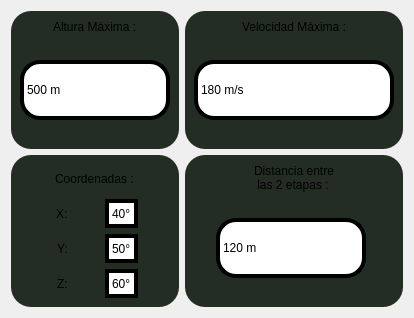
               <widget class="QWidget" name="pagina4">
                <layout class="QGridLayout" name="gridLayout_7">
                 <item row="1" column="0">
                  <widget class="QFrame" name="frame_16">
                   <property name="styleSheet">
                    <string notr="true">background-color: rgb(35, 45, 36);
border-radius: 20px;
font: 87 16pt &quot;Arial Black&quot;;
</string>
                   </property>
                   <property name="frameShape">
                    <enum>QFrame::StyledPanel</enum>
                   </property>
                   <property name="frameShadow">
                    <enum>QFrame::Raised</enum>
                   </property>
                   <layout class="QGridLayout" name="gridLayout_16">
                    <item row="1" column="0" alignment="Qt::AlignRight">
                     <widget class="QLabel" name="label_34">
                      <property name="text">
                       <string>X:</string>
                      </property>
                     </widget>
                    </item>
                    <item row="3" column="0" alignment="Qt::AlignRight">
                     <widget class="QLabel" name="label_36">
                      <property name="text">
                       <string>Z:</string>
                      </property>
                     </widget>
                    </item>
                    <item row="2" column="0" alignment="Qt::AlignRight">
                     <widget class="QLabel" name="label_35">
                      <property name="text">
                       <string>Y:</string>
                      </property>
                     </widget>
                    </item>
                    <item row="0" column="0" colspan="3" alignment="Qt::AlignHCenter">
                     <widget class="QLabel" name="label_33">
                      <property name="styleSheet">
                       <string notr="true">font: 87 20pt &quot;Arial Black&quot;;</string>
                      </property>
                      <property name="text">
                       <string>Coordenadas :</string>
                      </property>
                     </widget>
                    </item>
                    <item row="1" column="1" colspan="2" alignment="Qt::AlignHCenter">
                     <widget class="QLabel" name="x_coord_label">
                      <property name="styleSheet">
                       <string notr="true">background-color: rgb(255, 255, 255);
border: 4px solid;
border-color: rgb(0, 0, 0);</string>
                      </property>
                      <property name="text">
                       <string>40°</string>
                      </property>
                     </widget>
                    </item>
                    <item row="2" column="1" colspan="2" alignment="Qt::AlignHCenter">
                     <widget class="QLabel" name="y_coord_label">
                      <property name="styleSheet">
                       <string notr="true">background-color: rgb(255, 255, 255);
border: 4px solid;
border-color: rgb(0, 0, 0);</string>
                      </property>
                      <property name="text">
                       <string>50°</string>
                      </property>
                     </widget>
                    </item>
                    <item row="3" column="1" colspan="2" alignment="Qt::AlignHCenter">
                     <widget class="QLabel" name="z_coord_label">
                      <property name="styleSheet">
                       <string notr="true">background-color: rgb(255, 255, 255);
border: 4px solid;
border-color: rgb(0, 0, 0);</string>
                      </property>
                      <property name="text">
                       <string>60°</string>
                      </property>
                     </widget>
                    </item>
                   </layout>
                  </widget>
                 </item>
                 <item row="0" column="1">
                  <widget class="QFrame" name="frame_15">
                   <property name="styleSheet">
                    <string notr="true">background-color: rgb(35, 45, 36);
border-radius: 20px;
font: 87 16pt &quot;Arial Black&quot;;

</string>
                   </property>
                   <property name="frameShape">
                    <enum>QFrame::StyledPanel</enum>
                   </property>
                   <property name="frameShadow">
                    <enum>QFrame::Raised</enum>
                   </property>
                   <layout class="QGridLayout" name="gridLayout_15">
                    <item row="0" column="0" colspan="2" alignment="Qt::AlignHCenter">
                     <widget class="QLabel" name="label_27">
                      <property name="styleSheet">
                       <string notr="true">font: 87 20pt &quot;Arial Black&quot;;</string>
                      </property>
                      <property name="text">
                       <string>Velocidad Máxima :</string>
                      </property>
                     </widget>
                    </item>
                    <item row="1" column="0">
                     <spacer name="horizontalSpacer_7">
                      <property name="orientation">
                       <enum>Qt::Horizontal</enum>
                      </property>
                      <property name="sizeHint" stdset="0">
                       <size>
                        <width>40</width>
                        <height>20</height>
                       </size>
                      </property>
                     </spacer>
                    </item>
                    <item row="2" column="0" colspan="2" alignment="Qt::AlignHCenter">
                     <widget class="QLabel" name="vel_max_label">
                      <property name="minimumSize">
                       <size>
                        <width>200</width>
                        <height>60</height>
                       </size>
                      </property>
                      <property name="maximumSize">
                       <size>
                        <width>200</width>
                        <height>100</height>
                       </size>
                      </property>
                      <property name="styleSheet">
                       <string notr="true">background-color: rgb(255, 255, 255);
border: 4px solid;
border-color: rgb(0, 0, 0);
font: 87 20pt &quot;Arial Black&quot;;</string>
                      </property>
                      <property name="text">
                       <string>180 m/s</string>
                      </property>
                     </widget>
                    </item>
                    <item row="3" column="0">
                     <spacer name="horizontalSpacer_8">
                      <property name="orientation">
                       <enum>Qt::Horizontal</enum>
                      </property>
                      <property name="sizeHint" stdset="0">
                       <size>
                        <width>40</width>
                        <height>20</height>
                       </size>
                      </property>
                     </spacer>
                    </item>
                   </layout>
                  </widget>
                 </item>
                 <item row="0" column="0">
                  <widget class="QFrame" name="frame_14">
                   <property name="styleSheet">
                    <string notr="true">background-color: rgb(35, 45, 36);
border-radius: 20px;
font: 87 16pt &quot;Arial Black&quot;;

</string>
                   </property>
                   <property name="frameShape">
                    <enum>QFrame::StyledPanel</enum>
                   </property>
                   <property name="frameShadow">
                    <enum>QFrame::Raised</enum>
                   </property>
                   <layout class="QGridLayout" name="gridLayout_14">
                    <item row="0" column="0" colspan="2" alignment="Qt::AlignHCenter">
                     <widget class="QLabel" name="label_25">
                      <property name="styleSheet">
                       <string notr="true">font: 87 20pt &quot;Arial Black&quot;;</string>
                      </property>
                      <property name="text">
                       <string>Altura Máxima :</string>
                      </property>
                     </widget>
                    </item>
                    <item row="1" column="0">
                     <spacer name="horizontalSpacer_5">
                      <property name="orientation">
                       <enum>Qt::Horizontal</enum>
                      </property>
                      <property name="sizeHint" stdset="0">
                       <size>
                        <width>40</width>
                        <height>20</height>
                       </size>
                      </property>
                     </spacer>
                    </item>
                    <item row="2" column="0" colspan="2" alignment="Qt::AlignHCenter">
                     <widget class="QLabel" name="altura_max_label">
                      <property name="minimumSize">
                       <size>
                        <width>150</width>
                        <height>60</height>
                       </size>
                      </property>
                      <property name="maximumSize">
                       <size>
                        <width>200</width>
                        <height>100</height>
                       </size>
                      </property>
                      <property name="styleSheet">
                       <string notr="true">background-color: rgb(255, 255, 255);
border: 4px solid;
border-color: rgb(0, 0, 0);
font: 87 20pt &quot;Arial Black&quot;;</string>
                      </property>
                      <property name="text">
                       <string>500 m</string>
                      </property>
                     </widget>
                    </item>
                    <item row="3" column="0">
                     <spacer name="horizontalSpacer_6">
                      <property name="orientation">
                       <enum>Qt::Horizontal</enum>
                      </property>
                      <property name="sizeHint" stdset="0">
                       <size>
                        <width>40</width>
                        <height>20</height>
                       </size>
                      </property>
                     </spacer>
                    </item>
                   </layout>
                  </widget>
                 </item>
                 <item row="1" column="1">
                  <widget class="QFrame" name="frame_17">
                   <property name="styleSheet">
                    <string notr="true">background-color: rgb(35, 45, 36);
border-radius: 20px;
font: 87 16pt &quot;Arial Black&quot;;

</string>
                   </property>
                   <property name="frameShape">
                    <enum>QFrame::StyledPanel</enum>
                   </property>
                   <property name="frameShadow">
                    <enum>QFrame::Raised</enum>
                   </property>
                   <layout class="QGridLayout" name="gridLayout_17">
                    <item row="4" column="0">
                     <spacer name="horizontalSpacer_10">
                      <property name="orientation">
                       <enum>Qt::Horizontal</enum>
                      </property>
                      <property name="sizeHint" stdset="0">
                       <size>
                        <width>40</width>
                        <height>20</height>
                       </size>
                      </property>
                     </spacer>
                    </item>
                    <item row="0" column="0" colspan="2" alignment="Qt::AlignHCenter">
                     <widget class="QLabel" name="label_37">
                      <property name="styleSheet">
                       <string notr="true">font: 87 20pt &quot;Arial Black&quot;;</string>
                      </property>
                      <property name="text">
                       <string>Distancia entre 
 las 2 etapas :</string>
                      </property>
                     </widget>
                    </item>
                    <item row="1" column="0">
                     <spacer name="horizontalSpacer_9">
                      <property name="orientation">
                       <enum>Qt::Horizontal</enum>
                      </property>
                      <property name="sizeHint" stdset="0">
                       <size>
                        <width>40</width>
                        <height>20</height>
                       </size>
                      </property>
                     </spacer>
                    </item>
                    <item row="2" column="0" alignment="Qt::AlignHCenter">
                     <widget class="QLabel" name="distancia_label">
                      <property name="minimumSize">
                       <size>
                        <width>150</width>
                        <height>60</height>
                       </size>
                      </property>
                      <property name="maximumSize">
                       <size>
                        <width>200</width>
                        <height>100</height>
                       </size>
                      </property>
                      <property name="styleSheet">
                       <string notr="true">background-color: rgb(255, 255, 255);
border: 4px solid;
border-color: rgb(0, 0, 0);
font: 87 20pt &quot;Arial Black&quot;;</string>
                      </property>
                      <property name="text">
                       <string>120 m</string>
                      </property>
                     </widget>
                    </item>
                   </layout>
                  </widget>
                 </item>
                </layout>
               </widget>
